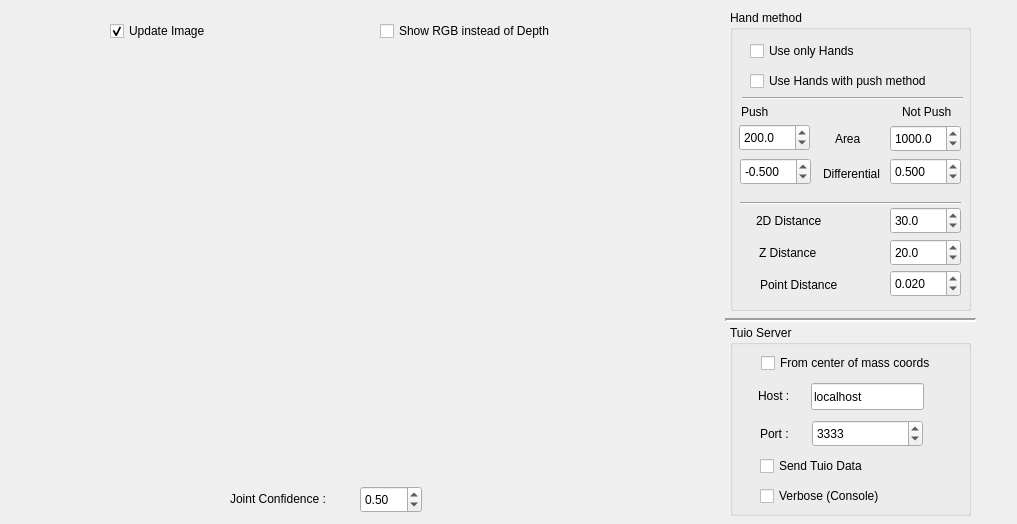
<?xml version="1.0" encoding="UTF-8"?>
<ui version="4.0">
 <class>testusuario</class>
 <widget class="QDialog" name="testusuario">
  <property name="geometry">
   <rect>
    <x>0</x>
    <y>0</y>
    <width>1017</width>
    <height>524</height>
   </rect>
  </property>
  <property name="windowTitle">
   <string>Skeleton Methods</string>
  </property>
  <widget class="glwidget2d" name="visor" native="true">
   <property name="geometry">
    <rect>
     <x>50</x>
     <y>60</y>
     <width>621</width>
     <height>411</height>
    </rect>
   </property>
  </widget>
  <widget class="QCheckBox" name="updateImageBox">
   <property name="geometry">
    <rect>
     <x>110</x>
     <y>20</y>
     <width>131</width>
     <height>22</height>
    </rect>
   </property>
   <property name="text">
    <string>Update Image</string>
   </property>
   <property name="checked">
    <bool>true</bool>
   </property>
  </widget>
  <widget class="QCheckBox" name="enableRGB">
   <property name="geometry">
    <rect>
     <x>380</x>
     <y>20</y>
     <width>211</width>
     <height>22</height>
    </rect>
   </property>
   <property name="text">
    <string>Show RGB instead of Depth</string>
   </property>
  </widget>
  <widget class="QGroupBox" name="groupBox">
   <property name="geometry">
    <rect>
     <x>730</x>
     <y>325</y>
     <width>241</width>
     <height>191</height>
    </rect>
   </property>
   <property name="title">
    <string>Tuio Server</string>
   </property>
   <widget class="QLineEdit" name="tuioHost">
    <property name="geometry">
     <rect>
      <x>81</x>
      <y>58</y>
      <width>113</width>
      <height>27</height>
     </rect>
    </property>
    <property name="text">
     <string>localhost</string>
    </property>
   </widget>
   <widget class="QLabel" name="label_2">
    <property name="geometry">
     <rect>
      <x>28</x>
      <y>62</y>
      <width>51</width>
      <height>17</height>
     </rect>
    </property>
    <property name="text">
     <string>Host : </string>
    </property>
   </widget>
   <widget class="QLabel" name="label_3">
    <property name="geometry">
     <rect>
      <x>30</x>
      <y>100</y>
      <width>51</width>
      <height>17</height>
     </rect>
    </property>
    <property name="text">
     <string>Port : </string>
    </property>
   </widget>
   <widget class="QSpinBox" name="tuioPort">
    <property name="geometry">
     <rect>
      <x>82</x>
      <y>95</y>
      <width>111</width>
      <height>27</height>
     </rect>
    </property>
    <property name="maximum">
     <number>100000</number>
    </property>
    <property name="value">
     <number>3333</number>
    </property>
   </widget>
   <widget class="QCheckBox" name="sendTuioCheck">
    <property name="geometry">
     <rect>
      <x>30</x>
      <y>130</y>
      <width>141</width>
      <height>22</height>
     </rect>
    </property>
    <property name="text">
     <string>Send Tuio Data</string>
    </property>
   </widget>
   <widget class="QCheckBox" name="checkBox">
    <property name="geometry">
     <rect>
      <x>30</x>
      <y>160</y>
      <width>161</width>
      <height>22</height>
     </rect>
    </property>
    <property name="text">
     <string>Verbose (Console)</string>
    </property>
   </widget>
   <widget class="QCheckBox" name="fromCOM">
    <property name="enabled">
     <bool>true</bool>
    </property>
    <property name="geometry">
     <rect>
      <x>31</x>
      <y>27</y>
      <width>171</width>
      <height>22</height>
     </rect>
    </property>
    <property name="text">
     <string>From center of mass coords</string>
    </property>
   </widget>
  </widget>
  <widget class="QGroupBox" name="groupBox_2">
   <property name="geometry">
    <rect>
     <x>730</x>
     <y>10</y>
     <width>241</width>
     <height>301</height>
    </rect>
   </property>
   <property name="title">
    <string>Hand method</string>
   </property>
   <widget class="QCheckBox" name="useOnlyHands">
    <property name="geometry">
     <rect>
      <x>20</x>
      <y>30</y>
      <width>131</width>
      <height>22</height>
     </rect>
    </property>
    <property name="text">
     <string>Use only Hands</string>
    </property>
   </widget>
   <widget class="QCheckBox" name="usePush">
    <property name="geometry">
     <rect>
      <x>20</x>
      <y>60</y>
      <width>221</width>
      <height>22</height>
     </rect>
    </property>
    <property name="text">
     <string>Use Hands with push method</string>
    </property>
   </widget>
   <widget class="QLabel" name="label">
    <property name="geometry">
     <rect>
      <x>105</x>
      <y>120</y>
      <width>41</width>
      <height>17</height>
     </rect>
    </property>
    <property name="text">
     <string>Area</string>
    </property>
   </widget>
   <widget class="QLabel" name="label_4">
    <property name="geometry">
     <rect>
      <x>93</x>
      <y>155</y>
      <width>71</width>
      <height>17</height>
     </rect>
    </property>
    <property name="text">
     <string>Differential</string>
    </property>
   </widget>
   <widget class="QLabel" name="label_5">
    <property name="geometry">
     <rect>
      <x>26</x>
      <y>202</y>
      <width>81</width>
      <height>17</height>
     </rect>
    </property>
    <property name="text">
     <string>2D Distance</string>
    </property>
   </widget>
   <widget class="QLabel" name="label_6">
    <property name="geometry">
     <rect>
      <x>29</x>
      <y>234</y>
      <width>81</width>
      <height>17</height>
     </rect>
    </property>
    <property name="text">
     <string>Z Distance</string>
    </property>
   </widget>
   <widget class="QLabel" name="label_7">
    <property name="geometry">
     <rect>
      <x>30</x>
      <y>266</y>
      <width>111</width>
      <height>17</height>
     </rect>
    </property>
    <property name="text">
     <string>Point Distance</string>
    </property>
   </widget>
   <widget class="QLabel" name="label_8">
    <property name="geometry">
     <rect>
      <x>11</x>
      <y>93</y>
      <width>67</width>
      <height>17</height>
     </rect>
    </property>
    <property name="text">
     <string>Push</string>
    </property>
   </widget>
   <widget class="QLabel" name="label_9">
    <property name="geometry">
     <rect>
      <x>172</x>
      <y>93</y>
      <width>67</width>
      <height>17</height>
     </rect>
    </property>
    <property name="text">
     <string>Not Push</string>
    </property>
   </widget>
   <widget class="QDoubleSpinBox" name="minArea">
    <property name="geometry">
     <rect>
      <x>9</x>
      <y>114</y>
      <width>71</width>
      <height>27</height>
     </rect>
    </property>
    <property name="decimals">
     <number>1</number>
    </property>
    <property name="maximum">
     <double>2000.000000000000000</double>
    </property>
    <property name="singleStep">
     <double>1.000000000000000</double>
    </property>
    <property name="value">
     <double>200.000000000000000</double>
    </property>
   </widget>
   <widget class="QDoubleSpinBox" name="minDeriv">
    <property name="geometry">
     <rect>
      <x>10</x>
      <y>148</y>
      <width>71</width>
      <height>27</height>
     </rect>
    </property>
    <property name="decimals">
     <number>3</number>
    </property>
    <property name="minimum">
     <double>-1.000000000000000</double>
    </property>
    <property name="maximum">
     <double>0.000000000000000</double>
    </property>
    <property name="singleStep">
     <double>0.000500000000000</double>
    </property>
    <property name="value">
     <double>-0.500000000000000</double>
    </property>
   </widget>
   <widget class="QDoubleSpinBox" name="maxArea">
    <property name="geometry">
     <rect>
      <x>160</x>
      <y>115</y>
      <width>71</width>
      <height>27</height>
     </rect>
    </property>
    <property name="decimals">
     <number>1</number>
    </property>
    <property name="maximum">
     <double>2000.000000000000000</double>
    </property>
    <property name="singleStep">
     <double>1.000000000000000</double>
    </property>
    <property name="value">
     <double>1000.000000000000000</double>
    </property>
   </widget>
   <widget class="QDoubleSpinBox" name="maxDeriv">
    <property name="geometry">
     <rect>
      <x>160</x>
      <y>148</y>
      <width>71</width>
      <height>27</height>
     </rect>
    </property>
    <property name="decimals">
     <number>3</number>
    </property>
    <property name="maximum">
     <double>1.000000000000000</double>
    </property>
    <property name="singleStep">
     <double>0.000500000000000</double>
    </property>
    <property name="value">
     <double>0.500000000000000</double>
    </property>
   </widget>
   <widget class="Line" name="line">
    <property name="geometry">
     <rect>
      <x>12</x>
      <y>78</y>
      <width>221</width>
      <height>20</height>
     </rect>
    </property>
    <property name="orientation">
     <enum>Qt::Horizontal</enum>
    </property>
   </widget>
   <widget class="Line" name="line_2">
    <property name="geometry">
     <rect>
      <x>10</x>
      <y>183</y>
      <width>221</width>
      <height>20</height>
     </rect>
    </property>
    <property name="orientation">
     <enum>Qt::Horizontal</enum>
    </property>
   </widget>
   <widget class="QDoubleSpinBox" name="dist2d">
    <property name="geometry">
     <rect>
      <x>160</x>
      <y>197</y>
      <width>71</width>
      <height>27</height>
     </rect>
    </property>
    <property name="decimals">
     <number>1</number>
    </property>
    <property name="maximum">
     <double>400.000000000000000</double>
    </property>
    <property name="singleStep">
     <double>1.000000000000000</double>
    </property>
    <property name="value">
     <double>30.000000000000000</double>
    </property>
   </widget>
   <widget class="QDoubleSpinBox" name="distZ">
    <property name="geometry">
     <rect>
      <x>160</x>
      <y>229</y>
      <width>71</width>
      <height>27</height>
     </rect>
    </property>
    <property name="decimals">
     <number>1</number>
    </property>
    <property name="maximum">
     <double>5000.000000000000000</double>
    </property>
    <property name="singleStep">
     <double>1.000000000000000</double>
    </property>
    <property name="value">
     <double>20.000000000000000</double>
    </property>
   </widget>
   <widget class="QDoubleSpinBox" name="pointDist">
    <property name="geometry">
     <rect>
      <x>160</x>
      <y>260</y>
      <width>71</width>
      <height>27</height>
     </rect>
    </property>
    <property name="decimals">
     <number>3</number>
    </property>
    <property name="maximum">
     <double>1.000000000000000</double>
    </property>
    <property name="singleStep">
     <double>0.000500000000000</double>
    </property>
    <property name="value">
     <double>0.020000000000000</double>
    </property>
   </widget>
  </widget>
  <widget class="QLabel" name="label_10">
   <property name="geometry">
    <rect>
     <x>230</x>
     <y>490</y>
     <width>231</width>
     <height>17</height>
    </rect>
   </property>
   <property name="text">
    <string>Joint Confidence : </string>
   </property>
  </widget>
  <widget class="QDoubleSpinBox" name="jointConfidence">
   <property name="geometry">
    <rect>
     <x>360</x>
     <y>486</y>
     <width>62</width>
     <height>27</height>
    </rect>
   </property>
   <property name="maximum">
    <double>1.000000000000000</double>
   </property>
   <property name="singleStep">
    <double>0.010000000000000</double>
   </property>
   <property name="value">
    <double>0.500000000000000</double>
   </property>
  </widget>
  <widget class="Line" name="line_3">
   <property name="geometry">
    <rect>
     <x>725</x>
     <y>312</y>
     <width>251</width>
     <height>16</height>
    </rect>
   </property>
   <property name="lineWidth">
    <number>2</number>
   </property>
   <property name="orientation">
    <enum>Qt::Horizontal</enum>
   </property>
  </widget>
 </widget>
 <customwidgets>
  <customwidget>
   <class>glwidget2d</class>
   <extends>QWidget</extends>
   <header>glwidget2d.h</header>
   <container>1</container>
  </customwidget>
 </customwidgets>
 <resources/>
 <connections/>
</ui>
